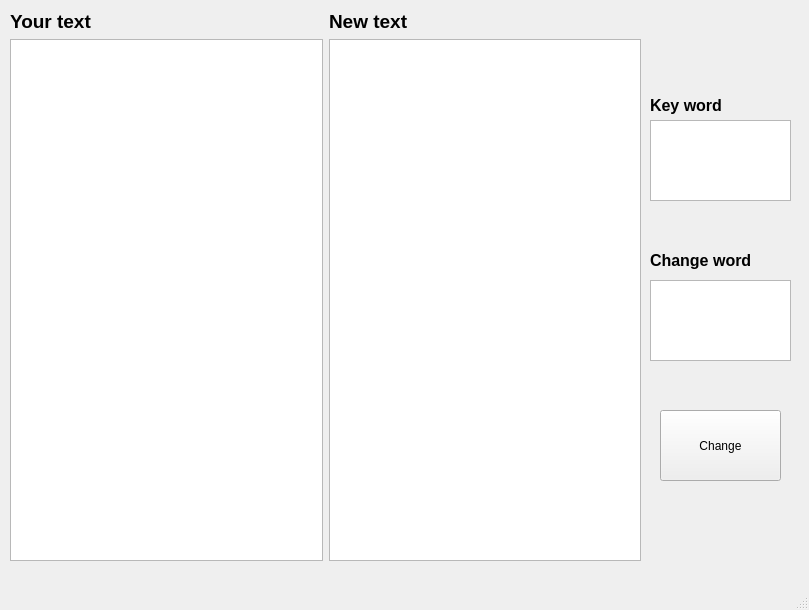
<?xml version="1.0" encoding="UTF-8"?>
<ui version="4.0">
 <class>MainWindow</class>
 <widget class="QMainWindow" name="MainWindow">
  <property name="geometry">
   <rect>
    <x>0</x>
    <y>0</y>
    <width>809</width>
    <height>610</height>
   </rect>
  </property>
  <property name="windowTitle">
   <string>MainWindow</string>
  </property>
  <widget class="QWidget" name="centralwidget">
   <widget class="QPushButton" name="change_btn">
    <property name="geometry">
     <rect>
      <x>660</x>
      <y>410</y>
      <width>121</width>
      <height>71</height>
     </rect>
    </property>
    <property name="text">
     <string>Change</string>
    </property>
   </widget>
   <widget class="QPlainTextEdit" name="key_word">
    <property name="geometry">
     <rect>
      <x>650</x>
      <y>120</y>
      <width>141</width>
      <height>81</height>
     </rect>
    </property>
   </widget>
   <widget class="QPlainTextEdit" name="change_word">
    <property name="geometry">
     <rect>
      <x>650</x>
      <y>280</y>
      <width>141</width>
      <height>81</height>
     </rect>
    </property>
   </widget>
   <widget class="QLabel" name="label_2">
    <property name="geometry">
     <rect>
      <x>650</x>
      <y>90</y>
      <width>111</width>
      <height>31</height>
     </rect>
    </property>
    <property name="text">
     <string>&lt;html&gt;&lt;head/&gt;&lt;body&gt;&lt;p&gt;&lt;span style=&quot; font-size:12pt; font-weight:600;&quot;&gt;Key word&lt;/span&gt;&lt;/p&gt;&lt;/body&gt;&lt;/html&gt;</string>
    </property>
   </widget>
   <widget class="QLabel" name="label_3">
    <property name="geometry">
     <rect>
      <x>650</x>
      <y>240</y>
      <width>141</width>
      <height>41</height>
     </rect>
    </property>
    <property name="text">
     <string>&lt;html&gt;&lt;head/&gt;&lt;body&gt;&lt;p&gt;&lt;span style=&quot; font-size:12pt; font-weight:600;&quot;&gt;Change word&lt;/span&gt;&lt;/p&gt;&lt;/body&gt;&lt;/html&gt;</string>
    </property>
   </widget>
   <widget class="QWidget" name="">
    <property name="geometry">
     <rect>
      <x>10</x>
      <y>10</y>
      <width>631</width>
      <height>551</height>
     </rect>
    </property>
    <layout class="QHBoxLayout" name="horizontalLayout">
     <item>
      <layout class="QVBoxLayout" name="verticalLayout_3">
       <item>
        <widget class="QLabel" name="label">
         <property name="text">
          <string>&lt;html&gt;&lt;head/&gt;&lt;body&gt;&lt;p&gt;&lt;span style=&quot; font-size:14pt; font-weight:600;&quot;&gt;Your text&lt;/span&gt;&lt;/p&gt;&lt;/body&gt;&lt;/html&gt;</string>
         </property>
         <property name="textFormat">
          <enum>Qt::AutoText</enum>
         </property>
        </widget>
       </item>
       <item>
        <widget class="QTextEdit" name="user_text"/>
       </item>
      </layout>
     </item>
     <item>
      <layout class="QVBoxLayout" name="verticalLayout_4">
       <item>
        <widget class="QLabel" name="label_4">
         <property name="text">
          <string>&lt;html&gt;&lt;head/&gt;&lt;body&gt;&lt;p&gt;&lt;span style=&quot; font-size:14pt; font-weight:600;&quot;&gt;New text&lt;/span&gt;&lt;/p&gt;&lt;/body&gt;&lt;/html&gt;</string>
         </property>
         <property name="textFormat">
          <enum>Qt::AutoText</enum>
         </property>
        </widget>
       </item>
       <item>
        <widget class="QPlainTextEdit" name="new_text"/>
       </item>
      </layout>
     </item>
    </layout>
   </widget>
  </widget>
  <widget class="QMenuBar" name="menubar">
   <property name="geometry">
    <rect>
     <x>0</x>
     <y>0</y>
     <width>809</width>
     <height>21</height>
    </rect>
   </property>
  </widget>
  <widget class="QStatusBar" name="statusbar"/>
 </widget>
 <resources/>
 <connections/>
</ui>
